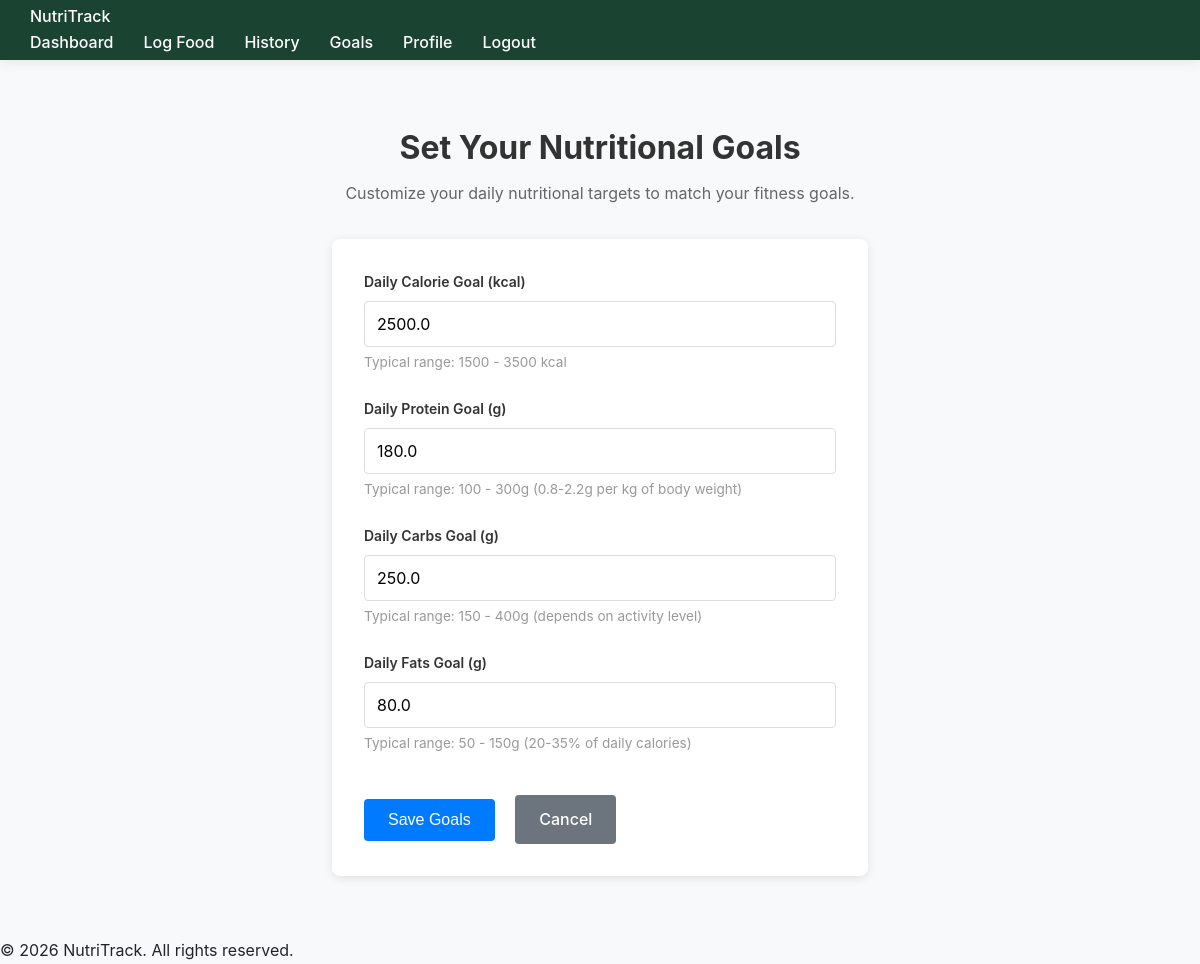
The app's page /goals (signed in) with its own data.
### tables this page shows
CREATE TABLE goals (
            id INTEGER PRIMARY KEY AUTOINCREMENT,
            user_id INTEGER UNIQUE NOT NULL,
            daily_calories REAL NOT NULL DEFAULT 2000,
            daily_protein REAL NOT NULL DEFAULT 150,
            daily_carbs REAL NOT NULL DEFAULT 250,
            daily_fats REAL NOT NULL DEFAULT 65,
            FOREIGN KEY (user_id) REFERENCES users(id)
        );

### app.py (the view, shortened to what this page needs)
@app.route('/goals', methods=['GET', 'POST'])
@login_required
def goals():
    connection = get_db_connection()
    cursor = connection.cursor()
    cursor.execute('SELECT daily_calories, daily_protein, daily_carbs, daily_fats FROM goals WHERE user_id = ?', (current_user.id,))
    user_goals = cursor.fetchone()
    connection.close()
    if user_goals:
        current_goals = {
            'daily_calories': user_goals['daily_calories'],
            'daily_protein': user_goals['daily_protein'],
            'daily_carbs': user_goals['daily_carbs'],
            'daily_fats': user_goals['daily_fats']
        }
    return render_template('goals.html', current_goals=current_goals)

### app.py (called while the page is built)
@login_manager.user_loader
def load_user(user_id):
    connection = get_db_connection()
    cursor = connection.cursor()
    cursor.execute('SELECT id, username, email FROM users WHERE id = ?', (user_id,))
    user_data = cursor.fetchone()
    connection.close()
    if user_data:
        return User(user_data['id'], user_data['username'], user_data['email'])
    return None

    @property
    def is_authenticated(self):
        return True

### database.py (called while the page is built)
def get_db_connection():
    connection = sqlite3.connect(DATABASE_PATH)
    connection.row_factory = sqlite3.Row
    return connection

### templates/goals.html (shortened to what this page needs)
{% extends "base.html" %}
{% block content %}
<div class="goals-container">
    <h1>Set Your Nutritional Goals</h1>
    <p class="subtitle">Customize your daily nutritional targets to match your fitness goals.</p>
    <form method="POST" action="{{ url_for('goals') }}" class="goals-form">
        <div class="form-group">
            <label for="daily_calories">Daily Calorie Goal (kcal)</label>
            <input type="number" id="daily_calories" name="daily_calories" min="1000" max="10000" step="50"
                   value="{{ current_goals.daily_calories }}" required>
            <small>Typical range: 1500 - 3500 kcal</small>
        </div>
        <div class="form-group">
            <label for="daily_protein">Daily Protein Goal (g)</label>
            <input type="number" id="daily_protein" name="daily_protein" min="20" max="500" step="5"
                   value="{{ current_goals.daily_protein }}" required>
            <small>Typical range: 100 - 300g (0.8-2.2g per kg of body weight)</small>
        </div>
        <div class="form-group">
            <label for="daily_carbs">Daily Carbs Goal (g)</label>
            <input type="number" id="daily_carbs" name="daily_carbs" min="50" max="1000" step="10"
                   value="{{ current_goals.daily_carbs }}" required>
            <small>Typical range: 150 - 400g (depends on activity level)</small>
        </div>
        <div class="form-group">
            <label for="daily_fats">Daily Fats Goal (g)</label>
            <input type="number" id="daily_fats" name="daily_fats" min="20" max="500" step="5"
                   value="{{ current_goals.daily_fats }}" required>
            <small>Typical range: 50 - 150g (20-35% of daily calories)</small>
        </div>
        <button type="submit" class="btn btn-primary">Save Goals</button>
        <a href="{{ url_for('dashboard') }}" class="btn btn-secondary">Cancel</a>
    </form>
</div>
{% endblock %}

### static/css/style.css (style rules this page uses)
:root { --primary: #2D6A4F; --accent: #52B788; --danger: #E63946; --warning: #F4A261; --bg: #F8F9FA; --card-bg: #FFFFFF; --text: #212529; --text-light: #6C757D; --border-radius: 12px; --shadow: 0 2px 12px rgba(0, 0, 0, 0.08); }
* { margin: 0; padding: 0; box-sizing: border-box; }
body { font-family: -apple-system, BlinkMacSystemFont, 'Segoe UI', Roboto, 'Helvetica Neue', Arial, sans-serif; background-color: var(--bg); color: var(--text); line-height: 1.6; }
.form-group { margin-bottom: 20px; }
label { display: block; margin-bottom: 8px; font-weight: 600; color: var(--text); font-size: 14px; }
input[type="text"], input[type="email"], input[type="password"], input[type="number"], select, textarea { width: 100%; padding: 12px; border: 1px solid #dee2e6; border-radius: 8px; font-size: 14px; font-family: inherit; transition: border-color 0.3s ease, box-shadow 0.3s ease; }
.btn { display: inline-block; padding: 12px 24px; border: none; border-radius: 8px; font-size: 14px; font-weight: 600; cursor: pointer; transition: all 0.3s ease; text-decoration: none; }
.btn-primary { background-color: var(--primary); color: white; padding: 14px 28px; font-size: 15px; }
.btn-secondary { background-color: var(--text-light); color: white; }

### templates/goals.html (style rules this page uses)
.goals-container { max-width: 600px; margin: 0 auto; padding: 2rem; }
.goals-container h1 { text-align: center; color: #333; margin-bottom: 0.5rem; }
.subtitle { text-align: center; color: #666; margin-bottom: 2rem; }
.goals-form { background: white; padding: 2rem; border-radius: 8px; box-shadow: 0 2px 8px rgba(0, 0, 0, 0.1); }
.form-group { margin-bottom: 1.5rem; }
.form-group label { display: block; margin-bottom: 0.5rem; font-weight: 600; color: #333; }
.form-group input { width: 100%; padding: 0.75rem; border: 1px solid #ddd; border-radius: 4px; font-size: 1rem; box-sizing: border-box; }
.form-group small { display: block; margin-top: 0.3rem; color: #999; font-size: 0.85rem; }
.btn { display: inline-block; padding: 0.75rem 1.5rem; border-radius: 4px; text-decoration: none; font-weight: 500; transition: all 0.3s ease; border: none; cursor: pointer; font-size: 1rem; margin-right: 1rem; margin-top: 1rem; }
.btn-primary { background: #007bff; color: white; }
.btn-secondary { background: #6c757d; color: white; }

### records on screen
goals: daily_calories "2500.0", daily_protein "180.0", daily_carbs "250.0", daily_fats "80.0"
